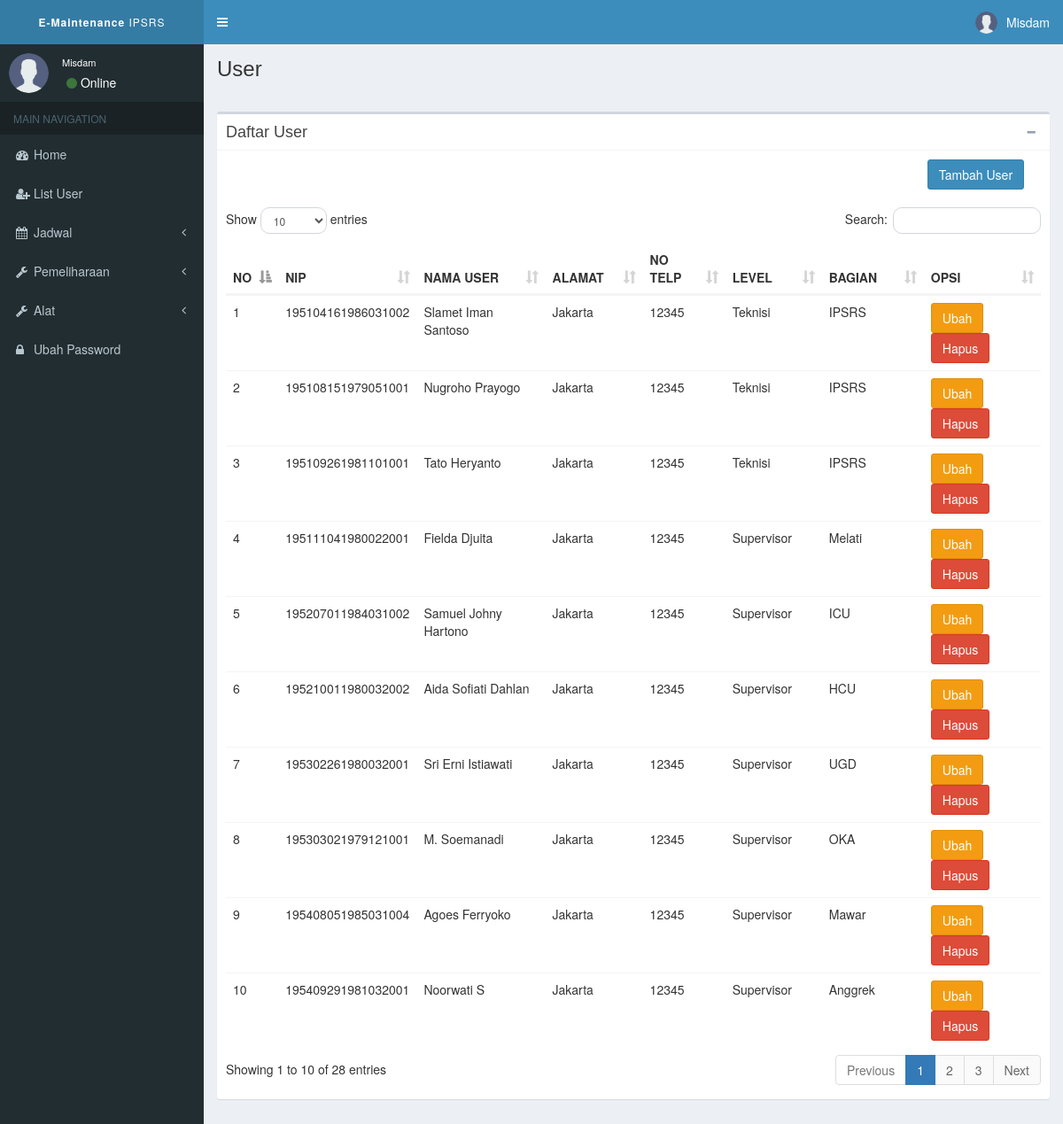
The page /admin/page/user/user.php (signed in) on the database its author committed.
### tables this page shows
CREATE TABLE `user` (
  `nip` char(18) NOT NULL,
  `nama` varchar(100) DEFAULT NULL,
  `level` varchar(20) DEFAULT NULL,
  `bagian` varchar(25) DEFAULT NULL,
  `alamat` text,
  `agama` varchar(10) DEFAULT NULL,
  `tgl_lahir` date DEFAULT NULL,
  `tmp_lahir` varchar(50) DEFAULT NULL,
  `no_tlp` char(13) DEFAULT NULL,
  `j_kel` enum('L','P') DEFAULT NULL,
  `password` varchar(50) NOT NULL,
  `foto` varchar(100) DEFAULT NULL
);

### admin/page/user/user.php (the view, shortened to what this page needs)
<?php require_once '../template/header.php'; ?>
<?php require_once '../../function/koneksi.php'; ?>
<div class="wrapper">
  <body class="hold-transition skin-blue sidebar-mini">
    <?php require_once '../template/headermain.php' ?>
    <?php require_once '../template/asidebar.php' ?>
    <div class="content-wrapper">
      <section class="content-header">
        <h1>
          User
        </h1>
        <br>
      </section>
    <section class="content">
      <div class="box">
        <div class="box-header with-border">
          <h3 class="box-title">Daftar User</h3>
          <div class="box-tools pull-right">
            <button type="button" class="btn btn-box-tool" data-widget="collapse" data-toggle="tooltip"
                    title="Collapse">
              <i class="fa fa-minus"></i></button>
          </div>
        </div>
        <div class="box-body">
        <div class="row">
          <div class="col-sm-2 pull-right">
            <a href="tambahuser.php" class="btn btn-primary">Tambah User</a>
          </div>
        </div>
        <br>
         <div class="box-body table-responsive no-padding">
        <table class="table table-hover" id="contoh" width="100%" cellspacing="0">
          <thead>
          <tr>
            <th>NO</th>
            <th>NIP</th>
            <th>NAMA USER</th>
            <th>ALAMAT</th>
            <th>NO TELP</th>
            <th>LEVEL</th>
            <th>BAGIAN</th>
            <th>OPSI</th>
          </tr>
          </thead>
          <tbody>
            <?php
            $sql = "SELECT * FROM user";
            $query = mysqli_query($koneksi,$sql);
            $no =1;
            ?>
             <?php while ($data = mysqli_fetch_assoc($query)): ?>
               <tr>
                  <td><?php echo $no++?></td>
                  <td><?php echo $data['nip']; ?></td>
                  <td><?php echo $data['nama']; ?></td>
                  <td><?php echo $data['alamat']; ?></td>
                  <td><?php echo $data['no_tlp']; ?></td>
                  <td><?php echo $data['level']; ?></td>
                  <td><?php echo $data['bagian']; ?></td>
                  <td> <a method="POST" href="editprofile.php?nip=<?php echo $data['nip']; ?>" class="btn btn-warning">Ubah</a>
                  <a method="post" href="hapususer.php?nip=<?php echo $data['nip']; ?>" class="btn btn-danger">Hapus</a>
                  </td>
              </tr>
             <?php endwhile; ?>
          </tbody>
        </table>
      </div>
        </div>
      </div>
      </div>
  </div>
<?php require_once '../template/footer.php'; ?>

### rows shown on the page
user: nip "195104161986031002", nama "Slamet Iman Santoso", alamat "Jakarta", no_tlp "12345", level "Teknisi", bagian "IPSRS"
user: nip "195108151979051001", nama "Nugroho Prayogo", alamat "Jakarta", no_tlp "12345", level "Teknisi", bagian "IPSRS"
user: nip "195109261981101001", nama "Tato Heryanto", alamat "Jakarta", no_tlp "12345", level "Teknisi", bagian "IPSRS"
user: nip "195111041980022001", nama "Fielda Djuita", alamat "Jakarta", no_tlp "12345", level "Supervisor", bagian "Melati"
user: nip "195207011984031002", nama "Samuel Johny Hartono", alamat "Jakarta", no_tlp "12345", level "Supervisor", bagian "ICU"
user: nip "195210011980032002", nama "Aida Sofiati Dahlan", alamat "Jakarta", no_tlp "12345", level "Supervisor", bagian "HCU"
user: nip "195302261980032001", nama "Sri Erni Istiawati", alamat "Jakarta", no_tlp "12345", level "Supervisor", bagian "UGD"
user: nip "195303021979121001", nama "M. Soemanadi", alamat "Jakarta", no_tlp "12345", level "Supervisor", bagian "OKA"
user: nip "195408051985031004", nama "Agoes Ferryoko", alamat "Jakarta", no_tlp "12345", level "Supervisor", bagian "Mawar"
user: nip "195409291981032001", nama "Noorwati S", alamat "Jakarta", no_tlp "12345", level "Supervisor", bagian "Anggrek"

### other values the page prints
$_SESSION['nama'] "Misdam"
